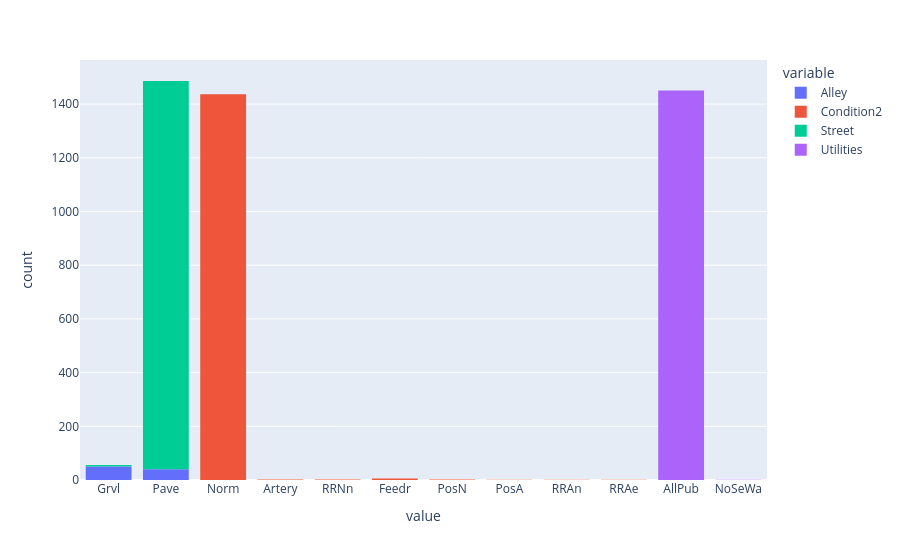

Notebook cell for this chart:
### Code cell
px.histogram(data[['Alley', 'Condition2', 'Street', 'Utilities']])

### Figure 1 — Plotly figure (JSON) as saved in the notebook; plotly's stock layout.template omitted (floating-point values rounded to 4 significant figures; data arrays with more than 128 entries replaced by an {"elided": "..."} marker saying what was removed)
{"data": [{"bingroup": "x", "hovertemplate": "variable=Alley<br>value=%{x}<br>count=%{y}<extra></extra>", "legendgroup": "Alley", "marker": {"color": "#636efa", "pattern": {"shape": ""}}, "name": "Alley", "orientation": "v", "showlegend": true, "type": "histogram", "x": {"elided": "1452 str values"}, "xaxis": "x", "yaxis": "y"}, {"bingroup": "x", "hovertemplate": "variable=Condition2<br>value=%{x}<br>count=%{y}<extra></extra>", "legendgroup": "Condition2", "marker": {"color": "#EF553B", "pattern": {"shape": ""}}, "name": "Condition2", "orientation": "v", "showlegend": true, "type": "histogram", "x": {"elided": "1452 str values"}, "xaxis": "x", "yaxis": "y"}, {"bingroup": "x", "hovertemplate": "variable=Street<br>value=%{x}<br>count=%{y}<extra></extra>", "legendgroup": "Street", "marker": {"color": "#00cc96", "pattern": {"shape": ""}}, "name": "Street", "orientation": "v", "showlegend": true, "type": "histogram", "x": {"elided": "1452 str values"}, "xaxis": "x", "yaxis": "y"}, {"bingroup": "x", "hovertemplate": "variable=Utilities<br>value=%{x}<br>count=%{y}<extra></extra>", "legendgroup": "Utilities", "marker": {"color": "#ab63fa", "pattern": {"shape": ""}}, "name": "Utilities", "orientation": "v", "showlegend": true, "type": "histogram", "x": {"elided": "1452 str values"}, "xaxis": "x", "yaxis": "y"}], "layout": {"barmode": "relative", "legend": {"title": {"text": "variable"}, "tracegroupgap": 0}, "margin": {"t": 60}, "xaxis": {"anchor": "y", "domain": [0, 1], "title": {"text": "value"}}, "yaxis": {"anchor": "x", "domain": [0, 1], "title": {"text": "count"}}}}
